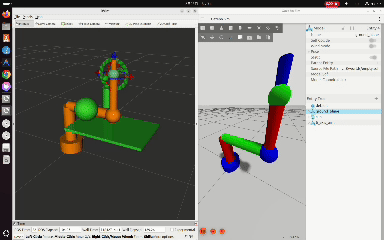
#> input picture vla/data/raw/sample_01.png, 384 x 240 px
$ python preprocess_image.py --input data/raw/sample_01.png
#> lines starting #> are read from the running program, lines starting #| are printed output that depends on the picture; long printed decimals are rounded
#!/usr/bin/env python3
"""
Day 3: 单张图像预处理脚本

目标很明确：
1. 读入一张本地图像
2. 统一成 RGB
3. resize 到固定尺寸
4. 归一化为 float32
5. 保存中间结果，方便人眼检查

这里故意不做得太“深度学习平台化”，因为 Day 3 的重点是看清楚数据流。
可以把它理解为：先把一堆原始零件摆正，再交给后面的 VLA“大脑”。
"""

from __future__ import annotations

import argparse
import json
from dataclasses import asdict, dataclass
from pathlib import Path

import numpy as np
from PIL import Image


@dataclass
class ImageInputSpec:
    """Day 3 统一输入接口。"""

    image_path: str
    instruction: str
    target_width: int
    target_height: int
    normalize_mode: str


@dataclass
class ImageOutputSpec:
    """Day 3 统一输出接口。"""

    original_width: int
    original_height: int
    output_width: int
    output_height: int
    channels: int
    dtype: str
    min_value: float
    max_value: float
    npy_path: str
    preview_path: str


def parse_args() -> argparse.Namespace:
    parser = argparse.ArgumentParser(description="单张图像预处理")
    parser.add_argument(
        "--input",
        required=True,
        help="输入图像路径。若是 GIF，会默认读取第 1 帧。",
    )
    parser.add_argument(
        "--instruction",
        default="move the end effector closer to the target",
        help="给未来 VLA 使用的任务文本。Day 3 先只记录，不参与计算。",
    )
    parser.add_argument(
        "--width",
        type=int,
        default=256,
        help="目标宽度，默认 256。",
    )
    parser.add_argument(
        "--height",
        type=int,
        default=256,
        help="目标高度，默认 256。",
    )
    parser.add_argument(
        "--normalize-mode",
        choices=["zero_one", "imagenet"],
        default="zero_one",
        help="归一化策略。Day 3 默认先用最直观的 [0,1] 归一化。",
    )
    parser.add_argument(
        "--output-dir",
        default="vla/data/processed",
        help="输出目录，默认 vla/data/processed。",
    )
    parser.add_argument(
        "--stem",
        default="sample",
        help="输出文件名前缀。",
    )
    return parser.parse_args()


def load_rgb_image(image_path: Path) -> Image.Image:
    """
    统一读取图像。

    如果输入是 GIF，这里只取第 1 帧。
    这样做的原因很简单：Day 3 只做“单张图像推理前的准备”，不做视频序列。
    """

    with Image.open(image_path) as image:
        # 多帧图片（例如 GIF）默认取第一帧，避免后续处理逻辑分叉。
#> image is the input picture: PIL image 384x240 RGB; mean R, G, B 138.2, 139.4, 134.1
        if getattr(image, "n_frames", 1) > 1:
            image.seek(0)
        return image.convert("RGB")


def resize_image(image: Image.Image, width: int, height: int) -> Image.Image:
    # Bilinear 对 Day 3 足够温和，既简单又常见。
#> called with width = 256, height = 256
    return image.resize((width, height), Image.Resampling.BILINEAR)
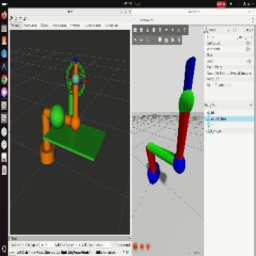
#> returned value: PIL image 256x256 RGB; mean R, G, B 138.2, 139.5, 134.1


def normalize_image(image: Image.Image, normalize_mode: str) -> np.ndarray:
    """
    把图像从“人眼习惯的 0~255 整数像素”整理成“模型习惯的浮点输入”。

    可以把 normalize 想象成“统一量尺”：
    原图像像是毫米、厘米混着记；
    归一化后，模型看到的是统一单位的数据。
    """
#> called with normalize_mode = 'zero_one'

    array = np.asarray(image, dtype=np.float32) / 255.0

    if normalize_mode == "imagenet":
        mean = np.array([0.485, 0.456, 0.406], dtype=np.float32)
        std = np.array([0.229, 0.224, 0.225], dtype=np.float32)
        array = (array - mean) / std

    return array


def save_preview(image: Image.Image, preview_path: Path) -> None:
    preview_path.parent.mkdir(parents=True, exist_ok=True)
    image.save(preview_path)


def save_npy(array: np.ndarray, npy_path: Path) -> None:
    npy_path.parent.mkdir(parents=True, exist_ok=True)
    np.save(npy_path, array)


def save_metadata(
    input_spec: ImageInputSpec,
    output_spec: ImageOutputSpec,
    metadata_path: Path,
) -> None:
    metadata_path.parent.mkdir(parents=True, exist_ok=True)
    payload = {
        "input": asdict(input_spec),
        "output": asdict(output_spec),
        "tensor_layout": "HWC",
        "color_order": "RGB",
    }
    metadata_path.write_text(
        json.dumps(payload, ensure_ascii=False, indent=2),
        encoding="utf-8",
    )


def main() -> int:
    args = parse_args()

    image_path = Path(args.input).expanduser().resolve()
    output_dir = Path(args.output_dir).expanduser().resolve()

    if not image_path.exists():
        raise FileNotFoundError(f"找不到输入图像: {image_path}")

    input_spec = ImageInputSpec(
        image_path=str(image_path),
        instruction=args.instruction,
        target_width=args.width,
        target_height=args.height,
        normalize_mode=args.normalize_mode,
    )

    original = load_rgb_image(image_path)
    resized = resize_image(original, args.width, args.height)
    tensor = normalize_image(resized, args.normalize_mode)

    npy_path = output_dir / f"{args.stem}.npy"
    preview_path = output_dir / f"{args.stem}.preview.png"
    metadata_path = output_dir / f"{args.stem}.meta.json"

    save_preview(resized, preview_path)
    save_npy(tensor, npy_path)

    output_spec = ImageOutputSpec(
        original_width=original.width,
        original_height=original.height,
        output_width=args.width,
        output_height=args.height,
        channels=3,
        dtype=str(tensor.dtype),
        min_value=float(tensor.min()),
        max_value=float(tensor.max()),
        npy_path=str(npy_path),
        preview_path=str(preview_path),
    )
    save_metadata(input_spec, output_spec, metadata_path)

    print("=== Day 3 预处理完成 ===")
    print(f"输入图像       : {image_path}")
    print(f"原始尺寸       : {original.width} x {original.height}")
#| 原始尺寸       : 384 x 240
    print(f"输出尺寸       : {args.width} x {args.height}")
    print(f"归一化策略     : {args.normalize_mode}")
    print(f"张量布局       : HWC / RGB / {tensor.dtype}")
#| 张量布局       : HWC / RGB / float32
    print(f"数值范围       : [{tensor.min():.6f}, {tensor.max():.6f}]")
#| 数值范围       : [0, 0.9882]
    print(f"预览图输出     : {preview_path}")
    print(f"张量文件输出   : {npy_path}")
    print(f"元数据输出     : {metadata_path}")

    return 0


if __name__ == "__main__":
    raise SystemExit(main())
#> (the program exits here)
